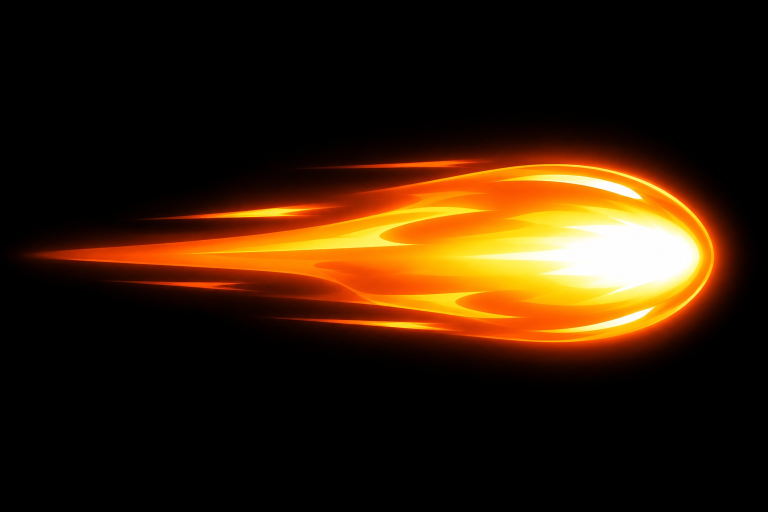
#> input picture orbita-final/arte/original/bala_pulso.jpg, 1536 x 1024 px (shown at 1/2 size); its folder holds only this picture in this run
$ python processar_arte.py
#> lines starting #> are read from the running program, lines starting #| are printed output that depends on the picture; after the words box and inside, x2 and y2 are one past the last pixel; in counts of white or black regions, pixels touching at a corner belong together
#> in processar, src is the input picture: PIL image 1536x1024 RGB; mean R, G, B 51.4, 29.2, 8.2
### orbita-final/scripts/otimizar_sprites.py
"""
Deixa a arte do jogo leve para o celular: converte src/assets/sprites/*.png|jpg em WebP.

  python scripts/otimizar_sprites.py            (todos)
  python scripts/otimizar_sprites.py carta_gelo (só esses nomes)

- Cartas (carta_*): 420 px de largura (na tela aparecem com ~130 px; 420 cobre telas 3x).
- Resto: mesmo tamanho, WebP com transparência (PNG de 800 KB vira ~100-200 KB).
O processar_arte.py chama isto sozinho depois de gerar cada imagem.
"""
import os
import sys
from PIL import Image

RAIZ = os.path.dirname(os.path.dirname(os.path.abspath(__file__)))
SPRITES = os.path.join(RAIZ, "src", "assets", "sprites")
LARG_CARTA = 420


def otimizar(arq: str) -> tuple[int, int] | None:
    """Converte um arquivo de sprites para .webp (apaga o original). Devolve (bytes antes, bytes depois)."""
    caminho = os.path.join(SPRITES, arq)
    nome, ext = os.path.splitext(arq)
    if ext.lower() not in (".png", ".jpg", ".jpeg"):
        return None
    antes = os.path.getsize(caminho)
    im = Image.open(caminho)
    im.load()
    if nome.startswith("carta_") and im.width > LARG_CARTA:
        im = im.resize((LARG_CARTA, round(im.height * LARG_CARTA / im.width)), Image.LANCZOS)
    destino = os.path.join(SPRITES, nome + ".webp")
    if im.mode in ("RGBA", "LA", "P"):
        im = im.convert("RGBA")
        im.save(destino, "WEBP", quality=86, alpha_quality=92, method=6)
    else:
        im = im.convert("RGB")
        im.save(destino, "WEBP", quality=82 if nome.startswith("carta_") else 84, method=6)
    os.remove(caminho)
    return antes, os.path.getsize(destino)


# [10 lines that do not run on import are left out]

### orbita-final/scripts/processar_arte.py
"""
Processa a arte gerada por IA (JPEG sem transparência) em sprites PNG prontos para o jogo.

Uso: python3 scripts/processar_arte.py            (processa tudo em arte/original/)
Saída: src/assets/sprites/<nome>.png

- Fundo preto: remove o preto ligado às bordas e faz o brilho das bordas sumir suavemente (sem halo escuro).
- Fundo xadrez "falso" (cinza/branco desenhado na imagem): remove por cor neutra clara ligada às bordas.
- Efeitos translúcidos (escudo): alfa = brilho do pixel (funciona com blend aditivo).
"""
import os, sys
import numpy as np
from PIL import Image, ImageFilter

RAIZ = os.path.dirname(os.path.dirname(os.path.abspath(__file__)))
ORIG = os.path.join(RAIZ, "arte", "original")
SAIDA = os.path.join(RAIZ, "src", "assets", "sprites")

# nome -> (modo, tamanho final)
CONFIG = {
    # efeitos luminosos: o brilho vira transparência (ficam bonitos com blend aditivo)
    "missil_chama": ("aditivo", 256),
    "bala_pulso": ("aditivo", 256),
    "trilho": ("aditivo", 512),
    "gelo_tiro": ("aditivo", 256),
    "tiro_inimigo": ("aditivo", 128),
    "vortice": ("aditivo", 512),
    "explosao_sheet": ("sheet", 1024),
    "carta_": ("carta", 600),
    "tile_": ("carta", 520),
    "avatar_": ("avatar", 256),
    "botao_batalha": ("recorte", 1024),
    "banner_": ("recorte", 900),
    "bau_": ("quadro", 640),
    "fase_": ("carta", 640),
    "modo_": ("carta", 640),
    "talento_": ("recorte", 192),
    "hangar_": ("recorte", 384),
    "pedestal": ("recorte", 840),
    "premio_": ("recorte", 160),
    "loja_": ("recorte", 160),
    "patente_": ("recorte", 160),
    "fundo_": ("fundo_tela", 720),
    "icone_app": ("icone_app", 512),
    "logo": ("recorte", 900),
    "moeda_": ("recorte", 128),
    "chip_": ("recorte", 192),
    "icone_ultimate": ("recorte", 192),
    "planeta_mapa": ("mapa", 1024),
    "planeta_nuvens": ("nuvens", 1024),
    "planeta": ("fundo", 512),
    "torre_base": ("fundo", 256),
    "cabeca_": ("cabeca", 256),
    "escudo": ("aditivo", 512),
    "domo_eletrico": ("aditivo", 512),
    "emblema_": ("recorte", 360),
    "sentinela_": ("fundo", 256),
    "inimigo_": ("fundo", 256),
    "chefe_": ("fundo", 512),
    "missil": ("fundo", 256),
    "drone": ("fundo", 128),
    # telas da batalha
    "faixa_": ("recorte", 900),
    "moldura_": ("moldura", 480),
    "estrela_": ("recorte", 160),
    "icone_": ("recorte", 128),  # depois de icone_app / icone_ultimate (a ordem importa)
}


# [46 lines left out: functions dilatar, ligado_as_bordas, remover_fundo, not called in this run]


def aditivo(rgb):
    mx = rgb.max(axis=2).astype(np.float32)
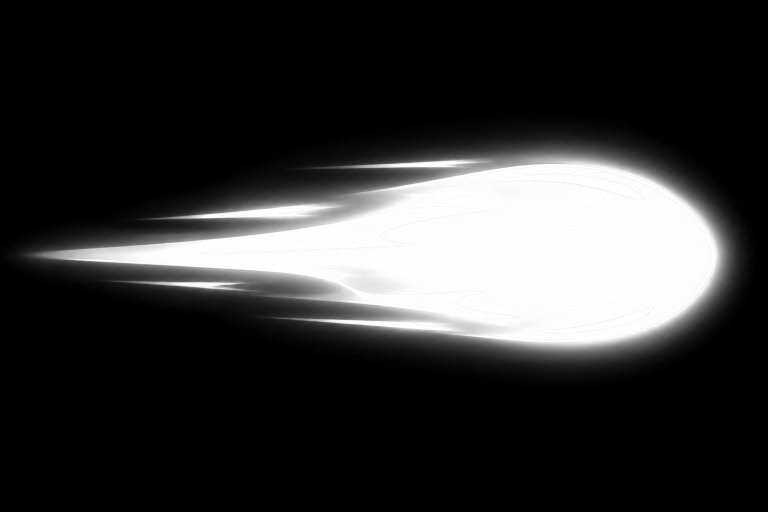
#> mx: shape (1024, 1536) float32 (shown at 1/2 size); min 0, max 255, mean 51.4
    a = np.clip((mx - 8) / 230, 0, 1)
    cor = np.where(a[..., None] > 0.02, np.clip(rgb / np.maximum(a[..., None], 0.02), 0, 255), 0)
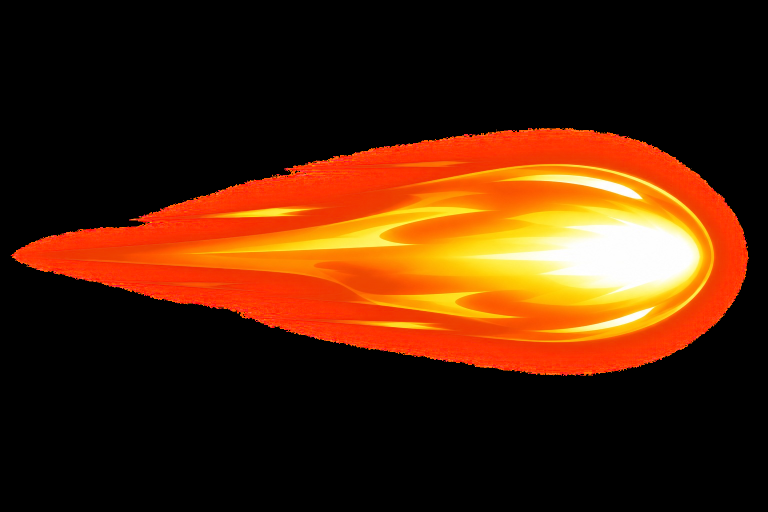
#> cor: shape (1024, 1536, 3) float32 (shown at 1/2 size); mean R, G, B 75.1, 34.5, 8.7
    return np.dstack([cor, a * 255]).astype(np.uint8)
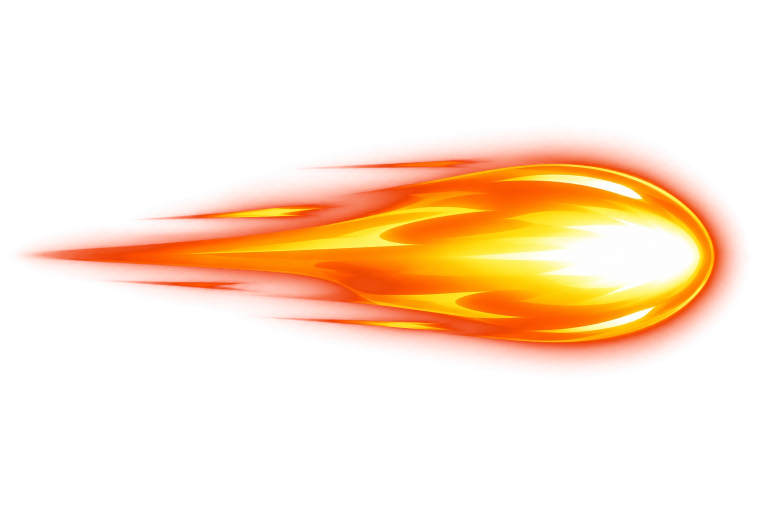
#> returned value: shape (1024, 1536, 4) (shown at 1/2 size); mean of channels 0, 1, 2, 3 74.9, 34.5, 8.7, 51.5; transparent parts drawn white


def recortar_quadrado(img, margem=0.04):
#> called with margem = 0.04
    bbox = img.getchannel("A").point(lambda v: 255 if v > 24 else 0).getbbox()
#> bbox = (43, 276, 1481, 734)
    if not bbox:
        return img
    x0, y0, x1, y1 = bbox
#> x0 = 43; y0 = 276; x1 = 1481; y1 = 734
    lado = max(x1 - x0, y1 - y0)
#> lado = 1438
    lado = int(lado * (1 + margem * 2))
#> lado = 1553
    cx, cy = (x0 + x1) // 2, (y0 + y1) // 2
#> cx = 762; cy = 505
    out = Image.new("RGBA", (lado, lado), (0, 0, 0, 0))
#> out: PIL image 1553x1553 RGBA; every value is 0
    out.paste(img.crop((cx - lado // 2, cy - lado // 2, cx - lado // 2 + lado, cy - lado // 2 + lado)), (0, 0))
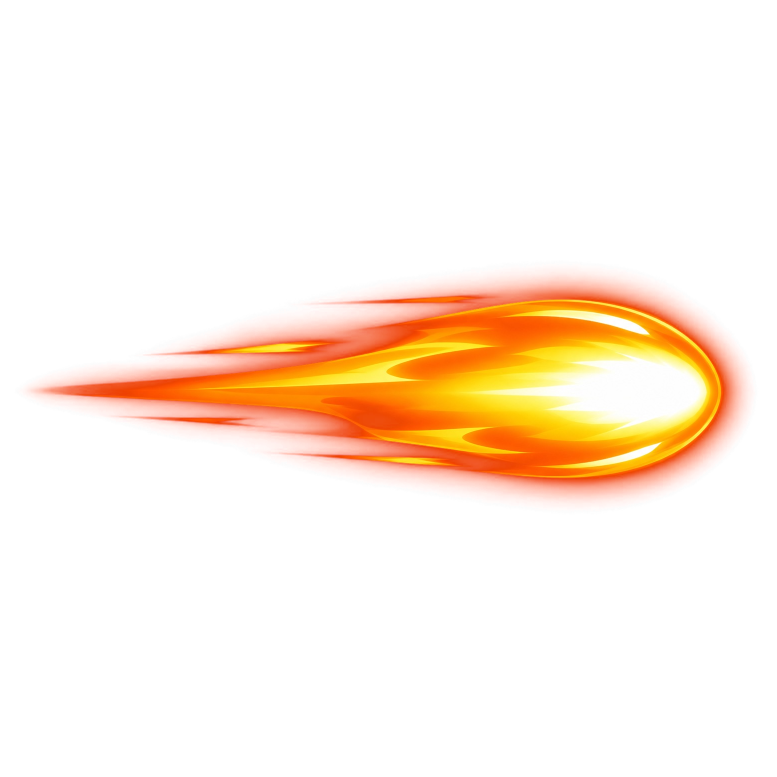
#> out: PIL image 1553x1553 RGBA (shown at 1/2 size); mean R, G, B, A 48.9, 22.5, 5.7, 33.6; transparent parts drawn white
    return out


# [51 lines left out: functions mapa_esfera, cabeca, not called in this run]


def processar(arq):
    nome = os.path.splitext(arq)[0]
    modo, tam = next((v for k, v in CONFIG.items() if nome.startswith(k)), ("fundo", 256))
    if modo in ("mapa", "nuvens"):
        return mapa_esfera(arq, nome, tam, modo == "nuvens")
    if modo == "cabeca":
        return cabeca(arq, nome, tam)
    if modo == "avatar":
        im = Image.open(os.path.join(ORIG, arq)).convert("RGB")
        lado = min(im.size)
        im = im.crop(((im.width - lado) // 2, (im.height - lado) // 2, (im.width + lado) // 2, (im.height + lado) // 2))
        im.resize((tam, tam), Image.LANCZOS).save(os.path.join(SAIDA, nome + ".jpg"), quality=88)
        return print(f"{nome}.jpg  {tam}x{tam}  (avatar)")
    if modo == "fundo_tela":
        im = Image.open(os.path.join(ORIG, arq)).convert("RGB")
        im = im.resize((tam, round(tam * im.height / im.width)), Image.LANCZOS)
        im.save(os.path.join(SAIDA, nome + ".jpg"), quality=84)
        return print(f"{nome}.jpg  {im.width}x{im.height}  (fundo de tela)")
    if modo == "icone_app":
        # ícones do PWA (tela inicial do iPhone/Android) — imagem cheia, sem recorte
        im = Image.open(os.path.join(ORIG, arq)).convert("RGB")
        pub = os.path.join(RAIZ, "public", "icons")
        for t in (180, 192, 512):
            im.resize((t, t), Image.LANCZOS).save(os.path.join(pub, f"icon-{t}.png"), optimize=True)
        return print("public/icons/icon-180/192/512.png  (ícone do app)")
    if modo == "quadro":
        # quadros de animação (baú): tira o fundo mas corta TODOS no mesmo retângulo, para ficarem alinhados
        rgb = np.asarray(Image.open(os.path.join(ORIG, arq)).convert("RGB")).astype(np.float32)
        img = Image.fromarray(remover_fundo(rgb), "RGBA")
        w, hh = img.size
        img = img.crop((round(w * 0.02), round(hh * 0.02), round(w * 0.98), round(hh * 0.87)))
        img = img.resize((tam, round(tam * img.height / img.width)), Image.LANCZOS)
        img.save(os.path.join(SAIDA, nome + ".png"), optimize=True)
        return print(f"{nome}.png  {img.width}x{img.height}  (quadro)")
    if modo == "moldura":
        # moldura de carta: o preto de fora E o miolo viram transparência (a arte da carta aparece por dentro)
        rgb = np.asarray(Image.open(os.path.join(ORIG, arq)).convert("RGB")).astype(np.float32)
        img = Image.fromarray(remover_fundo(rgb, miolo=True), "RGBA")
        bbox = img.getchannel("A").point(lambda v: 255 if v > 24 else 0).getbbox()
        if bbox:
            img = img.crop(bbox)
        k = tam / max(img.size)
        img = img.resize((max(1, round(img.width * k)), max(1, round(img.height * k))), Image.LANCZOS)
        img.save(os.path.join(SAIDA, nome + ".png"), optimize=True)
        return print(f"{nome}.png  {img.width}x{img.height}  (moldura, miolo vazado)")
    if modo == "recorte":
        # interface: tira o fundo e corta no contorno, mantendo a proporção (lado maior = tam)
        rgb = np.asarray(Image.open(os.path.join(ORIG, arq)).convert("RGB")).astype(np.float32)
        img = Image.fromarray(remover_fundo(rgb), "RGBA")
        bbox = img.getchannel("A").point(lambda v: 255 if v > 24 else 0).getbbox()
        if bbox:
            img = img.crop(bbox)
        k = tam / max(img.size)
        img = img.resize((max(1, round(img.width * k)), max(1, round(img.height * k))), Image.LANCZOS)
        img.save(os.path.join(SAIDA, nome + ".png"), optimize=True)
        return print(f"{nome}.png  {img.width}x{img.height}  (interface)")
    if modo == "carta":
        im = Image.open(os.path.join(ORIG, arq)).convert("RGB")
        im = im.resize((tam, round(tam * im.height / im.width)), Image.LANCZOS)
        im.save(os.path.join(SAIDA, nome + ".jpg"), quality=86)
        return print(f"{nome}.jpg  {im.width}x{im.height}  (carta)")
    if modo == "sheet":
        rgb = np.asarray(Image.open(os.path.join(ORIG, arq)).convert("RGB")).astype(np.float32)
        img = Image.fromarray(aditivo(rgb), "RGBA").resize((tam, tam // 2), Image.LANCZOS)
        img.save(os.path.join(SAIDA, nome + ".png"), optimize=True)
        return print(f"{nome}.png  {tam}x{tam // 2}  (folha de animação 4x2)")
    src = Image.open(os.path.join(ORIG, arq)).convert("RGB")
    rgb = np.asarray(src).astype(np.float32)
    rgba = aditivo(rgb) if modo == "aditivo" else remover_fundo(rgb)
    img = Image.fromarray(rgba, "RGBA")
    # sentinelas mantêm o centro da base hexagonal no centro do sprite (o cano sai para a direita)
    img = recortar_quadrado(img, 0.02 if nome == "planeta" or nome.startswith("escudo") or nome == "domo_eletrico" else 0.04)
    img = img.resize((tam, tam), Image.LANCZOS)
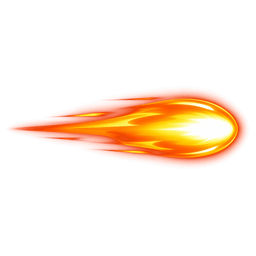
#> img: PIL image 256x256 RGBA; mean R, G, B, A 49, 22.6, 5.6, 33.6; transparent parts drawn white
    img.save(os.path.join(SAIDA, nome + ".png"), optimize=True)
    print(f"{nome}.png  {tam}x{tam}  ({modo})")


if __name__ == "__main__":
    os.makedirs(SAIDA, exist_ok=True)
    alvos = sys.argv[1:] or sorted(os.listdir(ORIG))
    from otimizar_sprites import otimizar  # deixa leve para o celular (WebP)
    for a in alvos:
        if a.lower().endswith((".jpg", ".jpeg", ".png", ".webp")):
            processar(a)
            nome = os.path.splitext(a)[0]
            for ext in (".png", ".jpg"):
                if os.path.exists(os.path.join(SAIDA, nome + ext)):
                    otimizar(nome + ext)
